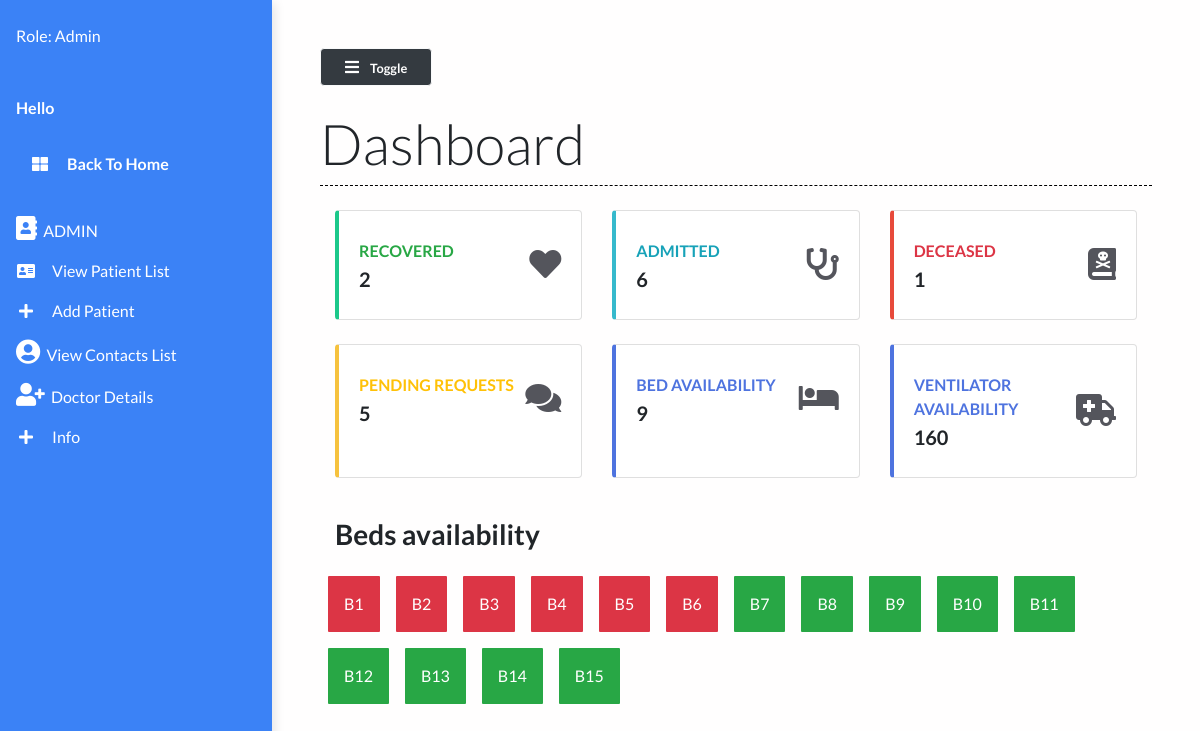
The page /dashboard (signed in) on the database its author committed.
### main/models.py (models this page shows)
class Bed(models.Model):
    bed_number = models.CharField(max_length=50)
    occupied = models.BooleanField()
    def __str__(self):
        return self.bed_number

### main/views.py (the view)
# urls.py: path("dashboard", views.dashboard, name="dashboard"),
def dashboard(request):
    patients = Patient.objects.all()
    patient_count = patients.count()
    patients_recovered = Patient.objects.filter(status="Recovered")
    patients_deceased = Patient.objects.filter(status="Deceased")
    deceased_count = patients_deceased.count()
    recovered_count = patients_recovered.count()
    beds = Bed.objects.all()
    beds_available = Bed.objects.filter(occupied=False).count()
    context = {
        'patient_count': patient_count,
        'recovered_count': recovered_count,
        'beds_available': beds_available,
        'deceased_count':deceased_count,
        'beds':beds
    }
    print(patient_count)
    return render(request, 'main/dashboard.html', context)

### main/templates/main/dashboard.html (shortened to what this page needs)
{% extends 'main/base.html' %}
{% load static %}
{% block contentTitle %}
    Dashboard
{% endblock contentTitle %}
{% block content %}
    <div class="container-fluid">
        <div class="row">
            <div class="col-xl-4 col-md-6 col-sm-12 mb-4">
                <div class="card border-left-success shadow h-100 py-2">
                    <div class="card-body">
                        <div class="row no-gutters align-items-center">
                            <div class="col mr-2">
                                <div class="text-xs font-weight-bold text-success text-uppercase mb-1">
                                    Recovered</div>
                                <div class="h5 mb-0 font-weight-bold text-gray-800">{{ recovered_count }}</div>
                            </div>
                            <div class="col-auto">
                                <i class="fas fa-heart fa-2x text-gray-300"></i>
                            </div>
                        </div>
                    </div>
                </div>
            </div>
            <div class="col-xl-4 col-md-6 col-sm-12 mb-4">
                <div class="card border-left-info shadow h-100 py-2">
                    <div class="card-body">
                        <div class="row no-gutters align-items-center">
                            <div class="col mr-2">
                                <div class="text-xs font-weight-bold text-info text-uppercase mb-1">
                                    Admitted</div>
                                <div class="h5 mb-0 font-weight-bold text-gray-800">{{ patient_count }}</div>
                            </div>
                            <div class="col-auto">
                                <i class="fas fa-stethoscope fa-2x text-gray-300"></i>
                            </div>
                        </div>
                    </div>
                </div>
            </div>
            <div class="col-xl-4 col-md-6 col-sm-12 mb-4">
                <div class="card border-left-danger shadow h-100 py-2">
                    <div class="card-body">
                        <div class="row no-gutters align-items-center">
                            <div class="col mr-2">
                                <div class="text-xs font-weight-bold text-danger text-uppercase mb-1">Deceased
                                </div>
                                <div class="row no-gutters align-items-center">
                                    <div class="col-auto">
                                        <div class="h5 mb-0 mr-3 font-weight-bold text-gray-800">{{deceased_count}}</div>
                                    </div>
                                </div>
                            </div>
                            <div class="col-auto">
                                <i class="fas fa-book-dead fa-2x text-gray-300"></i>
                            </div>
                        </div>
                    </div>
                </div>
            </div>
            <div class="col-xl-4 col-md-6 col-sm-12 mb-4">
                <div class="card border-left-warning shadow h-100 py-2">
                    <div class="card-body">
                        <div class="row no-gutters align-items-center">
                            <div class="col mr-2">
                                <div class="text-xs font-weight-bold text-warning text-uppercase mb-1">
                                    Pending Requests</div>
                                <div class="h5 mb-0 font-weight-bold text-gray-800">5</div>
                            </div>
                            <div class="col-auto">
                                <i class="fas fa-comments fa-2x text-gray-300"></i>
                            </div>
                        </div>
                    </div>
                </div>
            </div>
            <div class="col-xl-4 col-md-6 col-sm-12 mb-4">
                <div class="card border-left-primary shadow h-100 py-2">
                    <div class="card-body">
                        <div class="row no-gutters align-items-center">
                            <div class="col mr-2">
                                <div class="text-xs font-weight-bold text-blue text-uppercase mb-1">
                                    Bed availability</div>
                                <div class="h5 mb-0 font-weight-bold text-gray-800">{{beds_available}}</div>
                            </div>
                            <div class="col-auto">
                                <i class="fas fa-bed fa-2x text-gray-300"></i>
                            </div>
                        </div>
                    </div>
                </div>
            </div>
            <div class="col-xl-4 col-md-6 col-sm-12 mb-4">
                <div class="card border-left-primary shadow h-100 py-2">
                    <div class="card-body">
                        <div class="row no-gutters align-items-center">
                            <div class="col mr-2">
                                <div class="text-xs font-weight-bold text-blue text-uppercase mb-1">
                                    ventilator availability</div>
                                <div class="h5 mb-0 font-weight-bold text-gray-800">160</div>
                            </div>
                            <div class="col-auto">
                                <i class="fas fa-ambulance fa-2x text-gray-300"></i>
                            </div>
                        </div>
                    </div>
                </div>
            </div>
        </div>
        <div><h3 class="font-weight-bold my-3">Beds availability</h3></div>
        <div class="row">
            {% for bed in beds %}
                <div class="
                {% if bed.occupied == True %}
                bg-danger
                {% elif bed.occupied == False %}
                bg-success
                {% endif %}
                grid-box my-2 mx-2 py-3 px-3 text-white">{{ bed }}</div>
            {% endfor %}
        </div>
    </div>
{% endblock content %}

### static/styles/base.css (style rules this page uses)
body { background: #fffefe; min-height: 100vh; overflow-x: hidden; font-family:Lato,'Helvetica Neue',Helvetica,Arial,sans-serif; }
.border-left-info { border-left: 0.25rem solid #36b9cc !important; }
.border-left-warning { border-left: 0.25rem solid #f6c23e !important; }
.border-left-success { border-left: 0.25rem solid #1cc88a !important; }
.border-left-danger { border-left: 0.25rem solid #e74a3b !important; }
.text-gray-300 { color: #54555c !important; }
.border-left-primary { border-left: 0.25rem solid #4e73df !important; }
.text-blue { color: #4e73df !important; }
.grid-box { border-radius: 1px; }

### rows shown on the page
Bed: bed_number "B1"
Bed: bed_number "B2"
Bed: bed_number "B3"
Bed: bed_number "B4"
Bed: bed_number "B5"
Bed: bed_number "B6"
Bed: bed_number "B7"
Bed: bed_number "B8"
Bed: bed_number "B9"
Bed: bed_number "B10"
Bed: bed_number "B11"
Bed: bed_number "B12"
Bed: bed_number "B13"
Bed: bed_number "B14"
Bed: bed_number "B15"

### other values the page prints
{{ recovered_count }} "2"
{{ patient_count }} "6"
{{ deceased_count }} "1"
{{ beds_available }} "9"
